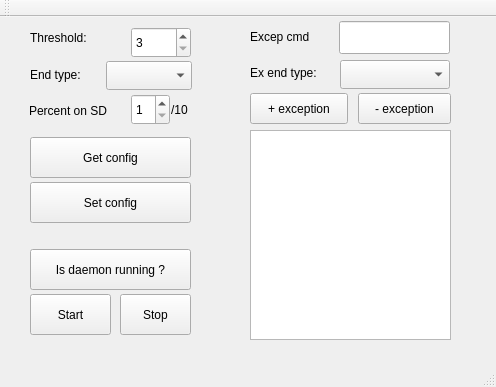
<?xml version="1.0" encoding="UTF-8"?>
<ui version="4.0">
 <class>MainWindow</class>
 <widget class="QMainWindow" name="MainWindow">
  <property name="geometry">
   <rect>
    <x>0</x>
    <y>0</y>
    <width>496</width>
    <height>387</height>
   </rect>
  </property>
  <property name="windowTitle">
   <string>CPU Saver control</string>
  </property>
  <property name="windowIcon">
   <iconset>
    <normaloff>../../../../../Downloads/cpu-icon.png</normaloff>../../../../../Downloads/cpu-icon.png</iconset>
  </property>
  <property name="windowOpacity">
   <double>1.000000000000000</double>
  </property>
  <widget class="QWidget" name="centralWidget">
   <widget class="QListWidget" name="exListWidget">
    <property name="geometry">
     <rect>
      <x>250</x>
      <y>113</y>
      <width>201</width>
      <height>210</height>
     </rect>
    </property>
    <property name="selectionMode">
     <enum>QAbstractItemView::SingleSelection</enum>
    </property>
   </widget>
   <widget class="QLabel" name="thrLabel">
    <property name="geometry">
     <rect>
      <x>30</x>
      <y>10</y>
      <width>67</width>
      <height>21</height>
     </rect>
    </property>
    <property name="text">
     <string>Threshold:</string>
    </property>
   </widget>
   <widget class="QSpinBox" name="thrSpinbox">
    <property name="geometry">
     <rect>
      <x>131</x>
      <y>10</y>
      <width>60</width>
      <height>31</height>
     </rect>
    </property>
    <property name="minimum">
     <number>3</number>
    </property>
   </widget>
   <widget class="QLabel" name="endTypeLabel">
    <property name="geometry">
     <rect>
      <x>30</x>
      <y>47</y>
      <width>67</width>
      <height>21</height>
     </rect>
    </property>
    <property name="text">
     <string>End type:</string>
    </property>
   </widget>
   <widget class="QComboBox" name="endTypeComboBox">
    <property name="geometry">
     <rect>
      <x>106</x>
      <y>44</y>
      <width>86</width>
      <height>29</height>
     </rect>
    </property>
    <property name="editable">
     <bool>false</bool>
    </property>
   </widget>
   <widget class="QLabel" name="percentLabel">
    <property name="geometry">
     <rect>
      <x>29</x>
      <y>83</y>
      <width>101</width>
      <height>21</height>
     </rect>
    </property>
    <property name="text">
     <string>Percent on SD</string>
    </property>
   </widget>
   <widget class="QSpinBox" name="percentSpinBox">
    <property name="geometry">
     <rect>
      <x>131</x>
      <y>77</y>
      <width>39</width>
      <height>31</height>
     </rect>
    </property>
    <property name="minimum">
     <number>1</number>
    </property>
    <property name="maximum">
     <number>9</number>
    </property>
   </widget>
   <widget class="QLabel" name="exNameLabel">
    <property name="geometry">
     <rect>
      <x>250</x>
      <y>9</y>
      <width>71</width>
      <height>21</height>
     </rect>
    </property>
    <property name="text">
     <string>Excep cmd</string>
    </property>
   </widget>
   <widget class="QLineEdit" name="exLineEdit">
    <property name="geometry">
     <rect>
      <x>339</x>
      <y>4</y>
      <width>111</width>
      <height>33</height>
     </rect>
    </property>
   </widget>
   <widget class="QLabel" name="exEndLabel">
    <property name="geometry">
     <rect>
      <x>250</x>
      <y>45</y>
      <width>81</width>
      <height>21</height>
     </rect>
    </property>
    <property name="text">
     <string>Ex end type:</string>
    </property>
   </widget>
   <widget class="QComboBox" name="exEndComboBox">
    <property name="geometry">
     <rect>
      <x>340</x>
      <y>43</y>
      <width>110</width>
      <height>29</height>
     </rect>
    </property>
   </widget>
   <widget class="QPushButton" name="addExButton">
    <property name="geometry">
     <rect>
      <x>250</x>
      <y>76</y>
      <width>98</width>
      <height>31</height>
     </rect>
    </property>
    <property name="text">
     <string>+ exception</string>
    </property>
   </widget>
   <widget class="QPushButton" name="remExButton">
    <property name="geometry">
     <rect>
      <x>358</x>
      <y>76</y>
      <width>93</width>
      <height>31</height>
     </rect>
    </property>
    <property name="text">
     <string>- exception</string>
    </property>
   </widget>
   <widget class="QPushButton" name="getcfgButton">
    <property name="geometry">
     <rect>
      <x>30</x>
      <y>120</y>
      <width>161</width>
      <height>41</height>
     </rect>
    </property>
    <property name="text">
     <string>Get config</string>
    </property>
   </widget>
   <widget class="QPushButton" name="setcfgButton">
    <property name="geometry">
     <rect>
      <x>30</x>
      <y>165</y>
      <width>161</width>
      <height>41</height>
     </rect>
    </property>
    <property name="text">
     <string>Set config</string>
    </property>
   </widget>
   <widget class="QPushButton" name="isRunningButton">
    <property name="geometry">
     <rect>
      <x>30</x>
      <y>232</y>
      <width>161</width>
      <height>41</height>
     </rect>
    </property>
    <property name="text">
     <string>Is daemon running ?</string>
    </property>
   </widget>
   <widget class="QPushButton" name="stopdButton">
    <property name="geometry">
     <rect>
      <x>120</x>
      <y>277</y>
      <width>71</width>
      <height>41</height>
     </rect>
    </property>
    <property name="text">
     <string>Stop</string>
    </property>
   </widget>
   <widget class="QPushButton" name="startdButton">
    <property name="geometry">
     <rect>
      <x>30</x>
      <y>277</y>
      <width>81</width>
      <height>41</height>
     </rect>
    </property>
    <property name="text">
     <string>Start</string>
    </property>
   </widget>
   <widget class="QLabel" name="auxLabel">
    <property name="geometry">
     <rect>
      <x>171</x>
      <y>82</y>
      <width>27</width>
      <height>21</height>
     </rect>
    </property>
    <property name="text">
     <string>/10</string>
    </property>
   </widget>
  </widget>
  <widget class="QMenuBar" name="menuBar">
   <property name="geometry">
    <rect>
     <x>0</x>
     <y>0</y>
     <width>496</width>
     <height>27</height>
    </rect>
   </property>
  </widget>
  <widget class="QToolBar" name="mainToolBar">
   <attribute name="toolBarArea">
    <enum>TopToolBarArea</enum>
   </attribute>
   <attribute name="toolBarBreak">
    <bool>false</bool>
   </attribute>
  </widget>
  <widget class="QStatusBar" name="statusBar"/>
  <action name="actionAsdasdad">
   <property name="text">
    <string>asdasdad</string>
   </property>
  </action>
 </widget>
 <layoutdefault spacing="6" margin="11"/>
 <resources/>
 <connections/>
</ui>
